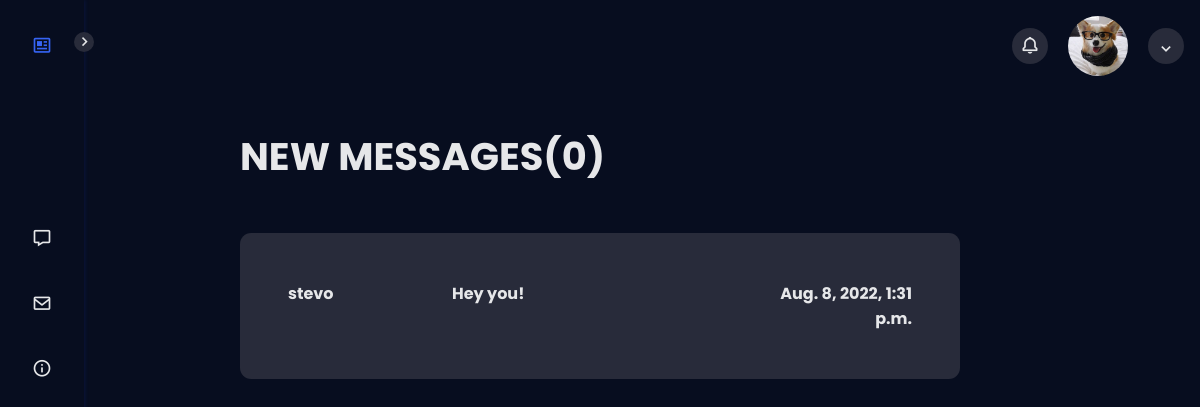
The page /inbox/ (signed in) on the database its author committed.
### users/models.py (models this page shows, shortened)
class Profile(models.Model):
    user = models.OneToOneField(
        User, on_delete=models.CASCADE, null=True, blank=True)
    email = models.EmailField(max_length=500, null=True, blank=True)
    username = models.CharField(max_length=200, null=True, blank=True)
    short_bio = models.CharField(max_length=1000, null=True, blank=True)
    profile_image = models.ImageField(null=True, blank=True,
                                    upload_to='static/imgs/profiles/', default='static/imgs/profiles/profile_default.png')
    created = models.DateTimeField(auto_now_add=True)
    id = models.UUIDField(default=uuid.uuid4, unique=True,
                        primary_key=True, editable=False)

class Message(models.Model):
    sender = models.ForeignKey(Profile, on_delete=models.SET_NULL, null=True, blank=True)
    recipient = models.ForeignKey(Profile, on_delete=models.SET_NULL, null=True, blank=True, related_name='messages')
    subject = models.CharField(max_length=200, null=True, blank=True)
    body = models.TextField()
    is_read = models.BooleanField(default=False, null=True)
    created = models.DateTimeField(auto_now_add=True)
    id = models.UUIDField(default=uuid.uuid4, unique=True,
                        primary_key=True, editable=False)
    class Meta:
        ordering = ['is_read', '-created']

### users/views.py (the view)
# urls.py: path('inbox/', views.inbox, name='inbox'),
@login_required(login_url='login')
def inbox(request):
    context = {}
    if request.user.is_authenticated:
        profile = Profile.objects.get(user=request.user)
    inboxMessages = profile.messages.all()
    unreadCount = inboxMessages.filter(is_read=False).count()
    context = {'profile': profile, 'inboxMessages': inboxMessages,
                'unreadCount': unreadCount}
    return render(request, 'users/inbox.html', context)

### users/templates/users/inbox.html (shortened to what this page needs)
{% extends 'main.html' %}
{% load static %}
{% block content %}
<main class="inbox my-xl">
  <div class="content-box">
    <h3 class="inbox__title">New Messages(<span>{{unreadCount}}</span>)</h3>
    {% if inboxMessages %}
      <ul class="messages">
        {% for message in inboxMessages %}
        {% if message.is_read %}
        <li class="message message--read">
          <a href="{% url 'message' message.id %}">
            <span class="message__author">{{message.sender.username}}</span>
            <span class="message__subject">{{message.subject}}</span>
            <span class="message__date">{{message.created}}</span>
          </a>
        </li>
        {% endif %}
        {% endfor %}
      </ul>
    {% endif %}
  </div>
</main>
{% endblock content %}

### templates/acc_show.html (shortened to what this page needs)
{% load static %}
<div class="acc_show">
    <div class="acc_show_btns">
        <div class="acc_icon">
            <div class="acc_notifications_btn">
                <i class='bx bx-bell'></i>
            </div>
        </div>
        {% if request.user.is_authenticated %}
        <a class="acc_logged_in" href="{% url 'user_profile' profile.id %}">
            <img src="{{ profile.profile_image.url }}" class="acc_login_img">
        </a>
        <div class="acc_icon" id="acc_show_menu" onclick="showAccMenu()">
            <div class="acc_drop_down">
                <i class='bx bx-chevron-down' id="arrow_to_rotate"></i>
            </div>
        </div>
        {% endif %}
    </div>
</div>

### static/styles/main.css (style rules this page uses)
:root { --first-color: hsl(228, 81%, 49%); --title-color: hsl(228, 12%, 15%); --text-color: hsl(228, 8%, 50%); --body-color: hsl(228, 100%, 99%); --back-color: #151320; --container-color: #fff; --first-color: #3664F4; --dark-color: #070D1F; --dark-color-alt: #282B3A; --dark-color-alt2: #1d1d1d; --white-color: #E6E7E9; --red-color: #dc191b; --yellow-color: rgb(251, 192, 0); --body-font: "Poppins", sans-serif; --h1-font-size: 1.5rem; --normal-font-size: .938rem; --small-font-size: .813rem; }
@media screen and (min-width: 768px) { :root { --normal-font-size: 1rem; --small-font-size: .875rem; } }
.acc_show { display: flex; flex-direction: column; position: fixed; right: 0; width: 172px; height: 100vh; padding-top: 1em; margin-right: 1rem; }
.acc_show_btns { width: 100%; height: 100px; }
.acc_notifications_btn { float: left; width: 36px; height: 36px; border-radius: 50%; background-color: var(--dark-color-alt); margin-right: 20px; text-align: center; font-size: 1.25rem; }
.acc_notifications_btn i { justify-self: center; display: inline-block; vertical-align: middle; color: var(--white-color); transition: .3s; }
.acc_drop_down { float: left; width: 36px; height: 36px; border-radius: 50%; background-color: var(--dark-color-alt); margin-left: 20px; align-content: center; text-align: center; font-size: 1.25rem; }
.acc_drop_down i { display: inline-block; vertical-align: middle; color: var(--white-color); transition: .3s; }
.acc_icon { float: left; margin-top: 12px; }
.acc_logged_in { float: left; width: 60px; height: auto; }
.acc_logged_in .acc_login_img { width: 60px; height: 60px; border-radius: 50%; object-fit: cover; }
*,::before,::after { box-sizing: border-box; padding: 0; margin: 0; }
body { position: relative; font-family: var(--body-font); font-size: var(--normal-font-size); background-color: var(--dark-color); color: var(--text-color); }
a { text-decoration: none; }
.inbox { height: 90vh; }
.content-box { width: 60%; max-width: 85rem; padding: 8rem 0; margin: 0 auto; }
.inbox__title, .inbox__title span { font-size: 2.4rem; font-weight: 700; color: var(--white-color); text-transform: uppercase; text-align: left; margin-bottom: 3rem; }
.inbox__title span { color: var(--white-color); }
.messages { list-style: none; background: var(--dark-color-alt); padding: 0.5rem 3rem; border-radius: 0.7rem; }
.message > a { display: flex; gap: 1rem; transition: .3s; }
.message.message--read { padding: 2.5rem 0; }
.message.message--read a span { font-weight: 700; color: var(--white-color); }
.message__author, .message__date { flex-basis: 25%; }
.message__author, .message__subject, .message__date { font-size: 1rem; }
.message__subject { flex-basis: 50%; }
.message__date { text-align: right; }

### rows shown on the page
Profile: profile_image (picture)
Message: sender.username "stevo", subject "Hey you!", created "Aug. 8, 2022, 1:31 p.m."

### other values the page prints
{{ unreadCount }} "0"
